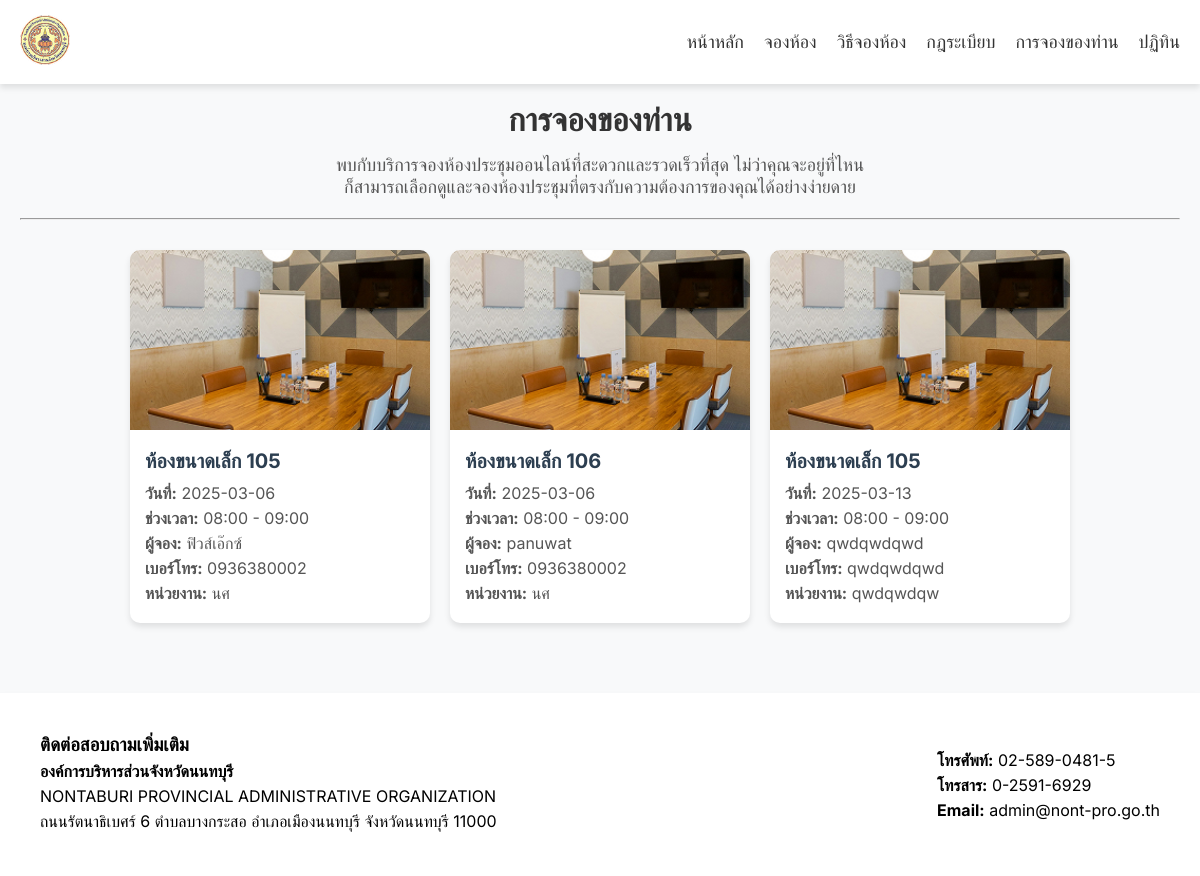
Page /my_bookings.php on the earlier database version.
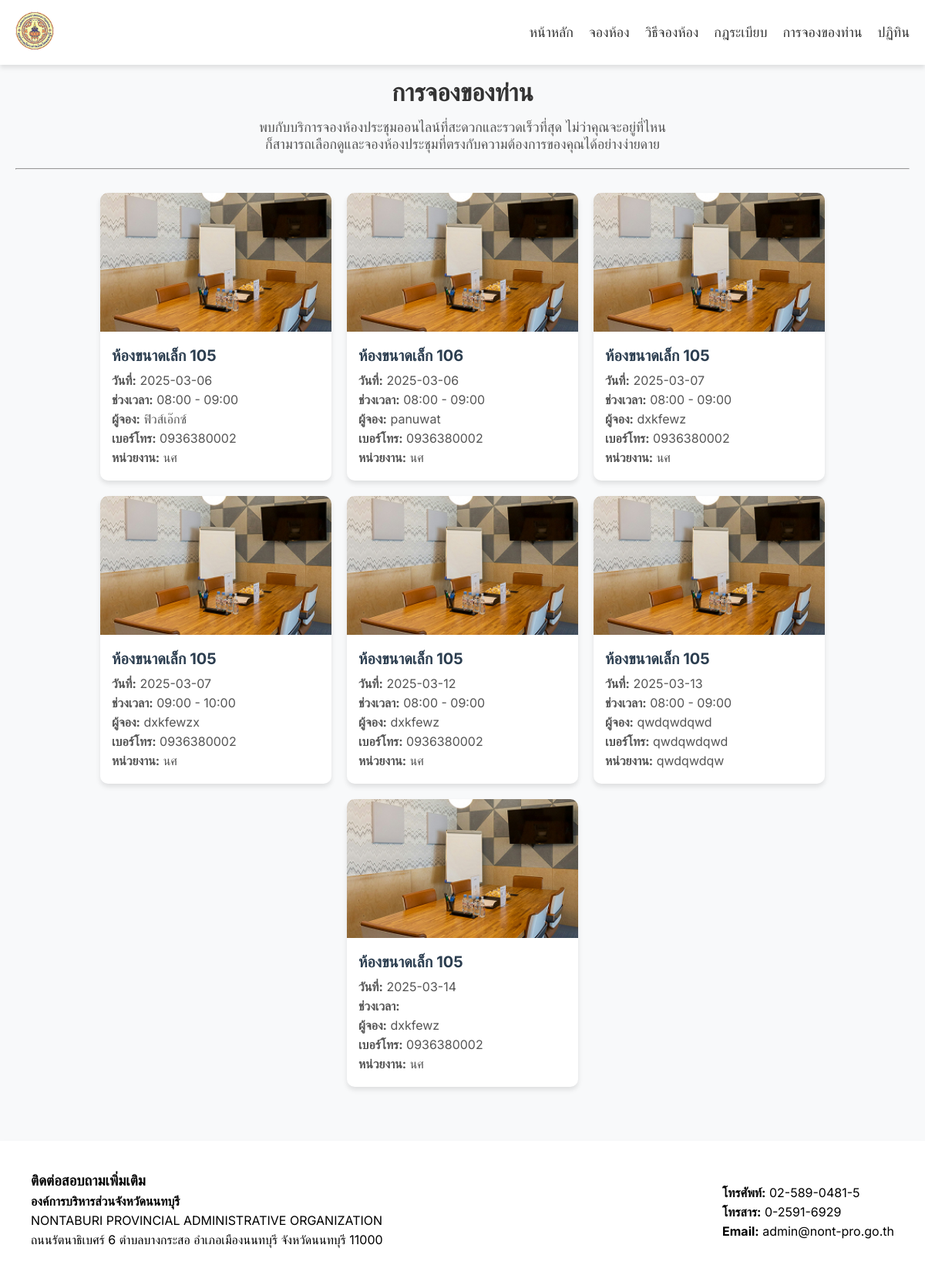
Same page on the later database version.
### tables this page shows
CREATE TABLE `bookings` (
  `id` int(11) NOT NULL,
  `room_id` int(11) DEFAULT NULL,
  `customer_name` varchar(255) NOT NULL,
  `customer_phone` varchar(20) NOT NULL,
  `customer_department` varchar(255) NOT NULL,
  `booking_date` date NOT NULL,
  `time_slot` varchar(50) NOT NULL
);

CREATE TABLE `rooms` (
  `id` int(11) NOT NULL,
  `name` varchar(255) NOT NULL,
  `size` varchar(50) DEFAULT NULL,
  `equipment` text DEFAULT NULL,
  `image` varchar(255) DEFAULT NULL
);

### my_bookings.php (the view, shortened to what this page needs)
<?php
include 'config/config.php';
$sql = "SELECT b.id, b.booking_date, b.time_slot, r.name AS room_name, r.image,
               b.customer_name, b.customer_phone, b.customer_department
        FROM bookings b
        JOIN rooms r ON b.room_id = r.id
        WHERE b.booking_date >= CURDATE()
        ORDER BY b.booking_date ASC";
$result = $conn->query($sql);
?>
<!DOCTYPE html>
<html lang="th">
<head>
    <link rel="stylesheet" href="/software/css/style-mybooking.css" />
</head>
<body>
    <header class="fade-in">
        <nav>
            <div class="logo">
                <img src="/software/images/logo.png" alt="logo">
            </div>
            <ul>
                <li><a href="index.php">หน้าหลัก</a></li>
                <li><a href="booking.php">จองห้อง</a></li>
                <li><a href="howto.php">วิธีจองห้อง</a></li>
                <li><a href="rules.php">กฎระเบียบ</a></li>
                <li><a href="my_bookings.php">การจองของท่าน</a></li>
                <li><a href="booking_calendar.php">ปฏิทิน</a></li>
            </ul>
        </nav>
    </header>
    <section class="bookings-section fade-in">
        <h2 class="title">การจองของท่าน</h2>
        <p>พบกับบริการจองห้องประชุมออนไลน์ที่สะดวกและรวดเร็วที่สุด ไม่ว่าคุณจะอยู่ที่ไหน
            <br />ก็สามารถเลือกดูและจองห้องประชุมที่ตรงกับความต้องการของคุณได้อย่างง่ายดาย
        </p>
        <hr>
        <div class="bookings-container">
            <?php
            if ($result->num_rows > 0) {
                while ($row = $result->fetch_assoc()) { ?>
                    <div class="booking-card">
                        <img src="/software/images/<?php echo $row['image']; ?>" alt="<?php echo $row['room_name']; ?>">
                        <div class="card-info">
                            <h3><?php echo $row['room_name']; ?></h3>
                            <p><strong>วันที่:</strong> <?php echo $row['booking_date']; ?></p>
                            <p><strong>ช่วงเวลา:</strong> <?php echo $row['time_slot']; ?></p>
                            <p><strong>ผู้จอง:</strong> <?php echo $row['customer_name']; ?></p>
                            <p><strong>เบอร์โทร:</strong> <?php echo $row['customer_phone']; ?></p>
                            <p><strong>หน่วยงาน:</strong> <?php echo $row['customer_department']; ?></p>
                        </div>
                    </div>
                <?php }
            } else {
                echo "<p style='text-align:center;'>❌ ไม่มีการจองที่ยังไม่หมดเวลา</p>";
            }
            ?>
        </div>
    </section>
    <footer class="footer fade-in">
        <div class="contact-info">
            <h3>ติดต่อสอบถามเพิ่มเติม</h3>
            <p><strong>องค์การบริหารส่วนจังหวัดนนทบุรี</strong></p>
            <p>NONTABURI PROVINCIAL ADMINISTRATIVE ORGANIZATION</p>
            <p>ถนนรัตนาธิเบศร์ 6 ตำบลบางกระสอ อำเภอเมืองนนทบุรี จังหวัดนนทบุรี 11000</p>
        </div>
        <div class="contact-details">
            <p><strong>โทรศัพท์:</strong> 02-589-0481-5</p>
            <p><strong>โทรสาร:</strong> 0-2591-6929</p>
            <p><strong>Email:</strong> admin@nont-pro.go.th</p>
        </div>
    </footer>
</body>
</html>

### css/style-mybooking.css (style rules this page uses)
* { margin: 0; padding: 0; box-sizing: border-box; font-family: 'Inter', sans-serif; }
html, body { scroll-behavior: smooth; background-color: #f8f9fa; }
header { background: white; position: fixed; width: 100%; top: 0; left: 0; padding: 15px 0; box-shadow: 0 4px 6px rgba(0, 0, 0, 0.1); z-index: 1000; }
nav { display: flex; justify-content: space-between; align-items: center; max-width: 1200px; margin: auto; padding: 0 20px; }
.logo img { height: 50px; }
nav ul { list-style: none; display: flex; }
nav ul li { margin-left: 20px; }
nav ul li a { text-decoration: none; font-size: 18px; color: #333; transition: color 0.3s; }
.bookings-section { max-width: 1200px; margin: 80px auto 50px; padding: 20px; text-align: center; }
.title { font-size: 32px; color: #333; margin-bottom: 15px; }
.bookings-section p { font-size: 18px; color: #555; margin-bottom: 20px; }
.bookings-container { margin-top: 30px; display: flex; flex-wrap: wrap; gap: 20px; justify-content: center; }
.booking-card { background: white; width: 300px; border-radius: 10px; box-shadow: 0 4px 6px rgba(0, 0, 0, 0.1); overflow: hidden; transition: transform 0.3s; }
.booking-card img { width: 100%; height: 180px; object-fit: cover; }
.card-info { padding: 15px; text-align: left; }
.card-info h3 { font-size: 20px; color: #2c3e50; margin-bottom: 10px; }
.card-info p { font-size: 16px; margin-bottom: 5px; color: #555; }
.footer { background: white; padding: 40px; margin-top: 50px; display: flex; justify-content: space-between; align-items: center; max-width: 1200px; margin: auto; box-shadow: 0 4px 6px rgba(0, 0, 0, 0.1); }
.footer .contact-info, .footer .contact-details { text-align: left; }
.footer p { font-size: 16px; margin: 5px 0; }

Differences in the rows shown:
added bookings: room.image (picture), room.name "ห้องขนาดเล็ก 105", booking_date "2025-03-07", time_slot "08:00 - 09:00", customer_name "dxkfewz", customer_phone "0936380002", customer_department "นศ"
added bookings: room.image (picture), room.name "ห้องขนาดเล็ก 105", booking_date "2025-03-07", time_slot "09:00 - 10:00", customer_name "dxkfewzx", customer_phone "0936380002", customer_department "นศ"
added bookings: room.image (picture), room.name "ห้องขนาดเล็ก 105", booking_date "2025-03-12", time_slot "08:00 - 09:00", customer_name "dxkfewz", customer_phone "0936380002", customer_department "นศ"
added bookings: room.image (picture), room.name "ห้องขนาดเล็ก 105", booking_date "2025-03-14", customer_name "dxkfewz", customer_phone "0936380002", customer_department "นศ"
